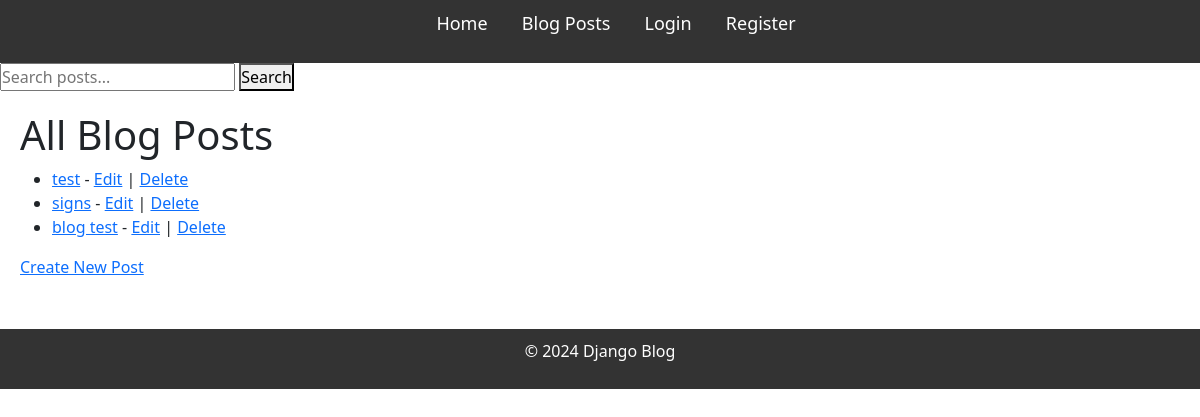
The app's page /posts/, older data.
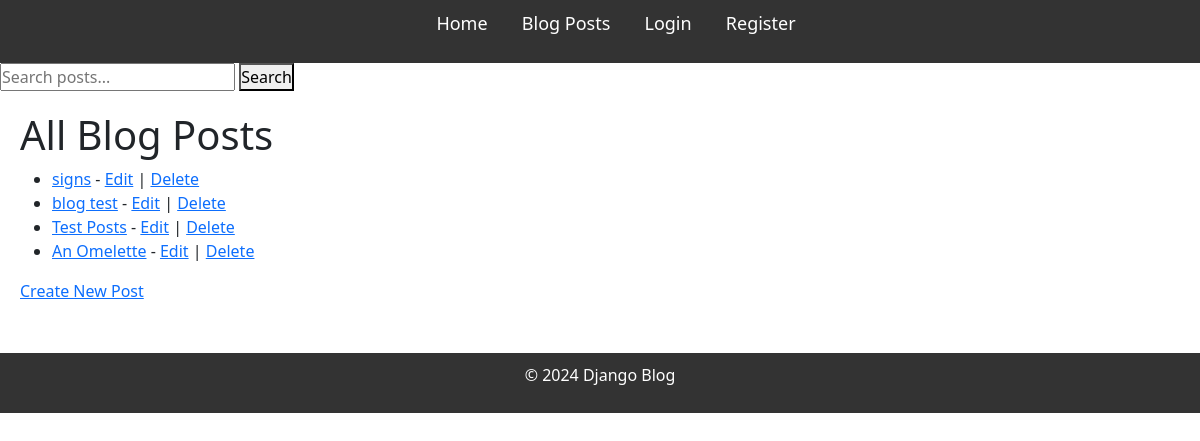
The same page, newer data.
### blog/models.py (models this page shows, shortened)
class Post(models.Model):
    title = models.CharField(max_length=100)
    content = models.TextField()
    published_date = models.DateTimeField(auto_now_add=True)
    author = models.ForeignKey(User, on_delete=models.CASCADE, related_name='posts')
    tags = TaggableManager(related_name="post_tags")

### blog/views.py (the view)
# urls.py: path('posts/', views.PostListView.as_view(), name='post_list'),
class PostListView(ListView):
    model = Post
    template_name = 'blog/posts.html'
    context_object_name = 'posts'
    def get_queryset(self):
        tag_name = self.kwargs.get('tag_name')
        if tag_name:
            return Post.objects.filter(tags__name=tag_name)
        return Post.objects.all()

### blog/templates/blog/posts.html
{% extends "base.html" %}
{% block content %}
<h1>All Blog Posts</h1>
<ul>
    {% for post in posts %}
        <li>
            <a href="{% url 'post_detail' post.pk %}">{{ post.title }}</a> -
            <a href="{% url 'post_edit' post.pk %}">Edit</a> |
            <a href="{% url 'post_delete' post.pk %}">Delete</a>
        </li>
    {% endfor %}
</ul>
<a href="{% url 'post_create' %}">Create New Post</a>
{% endblock %}

Row changes from the older to the newer data that the page shows:
removed Post: title "test"
added Post: title "Test Posts"
added Post: title "An Omelette"
